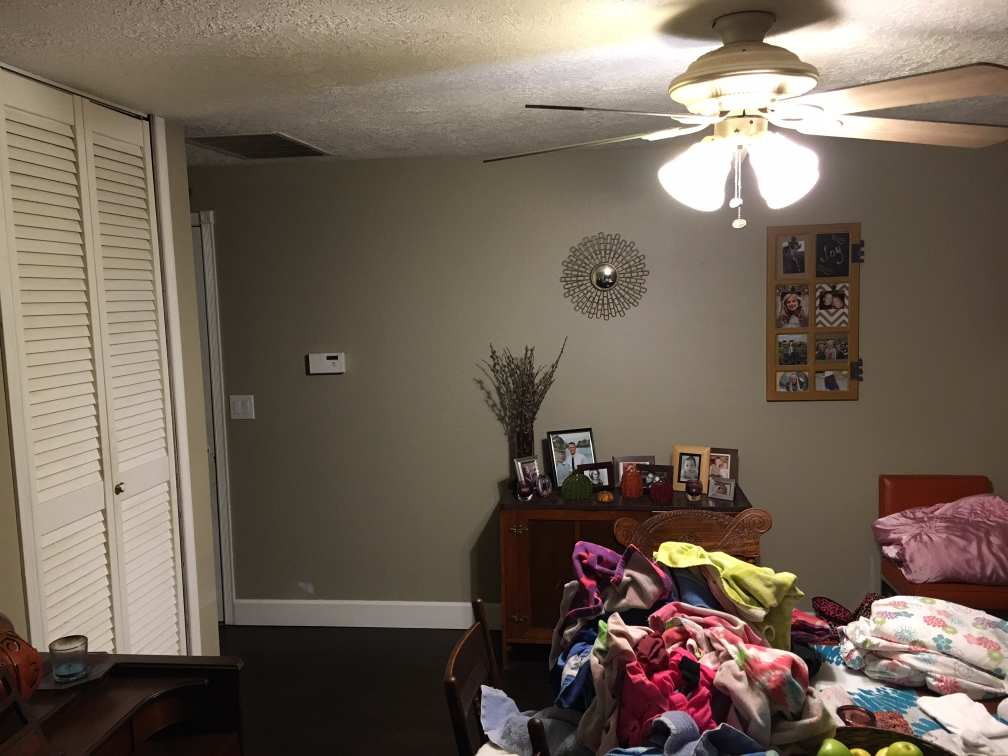
#> input picture images/image1.JPG, 2016 x 1512 px (shown at 1/2 size)
$ python stitch.py --first images/image1.JPG --second images/image2.JPG
#> lines starting #> are read from the running program, lines starting #| are printed output that depends on the picture; after the words box and inside, x2 and y2 are one past the last pixel; in counts of white or black regions, pixels touching at a corner belong together
### Stitcher.py
import numpy
import imutils
import cv2


class Stitcher:
    def __init__(self):
        self.isv3 = imutils.is_cv3()

    def stitch(self, images, ratio=0.75, reprojection_threshold=4.0,
               show_matches=False):
        (image_b, image_a) = images
        (key_points_a, features_a) = self.detect_and_describe(image_a)
        (key_points_b, features_b) = self.detect_and_describe(image_b)

        keypoint_matches = self.match_keypoints(key_points_a,
                                                key_points_b,
                                                features_a,
                                                features_b,
                                                ratio,
                                                reprojection_threshold)
        if keypoint_matches is None:
            print("No matches in images")
            return None

        (matches, homography_matrix, status) = keypoint_matches
        keypoint_image = cv2.warpPerspective(image_a,
                                             homography_matrix,
                                             (image_a.shape[1] +
                                              image_b.shape[1],
                                              image_a.shape[0])
                                             )
        keypoint_image[0:image_b.shape[0], 0:image_b.shape[1]] = image_b

        if show_matches:
            visualization = self.draw_matches(image_a,
                                              image_b,
                                              key_points_a,
                                              key_points_b,
                                              matches,
                                              status
                                              )
            return keypoint_image, visualization

        return keypoint_image

    def detect_and_describe(self, image):

        gray = cv2.cvtColor(image, cv2.COLOR_BGR2GRAY)
        if self.isv3:
            descriptor = cv2.xfeatures2d.SIFT_create()
            (key_points, features) = descriptor.detectAndCompute(image, None)
        else:
            detector = cv2.FeatureDetector_create("SIFT")
            key_points = detector.detect(gray)
            extractor = cv2.DescriptorExtractor_create("SIFT")
            (key_points, features) = extractor.compute(gray, key_points)

        key_points = numpy.float32([key_point.pt for key_point in key_points])
        return (key_points, features)

    def match_keypoints(self, key_points_a, key_points_b, features_a,
                        features_b, ratio, reprojection_threshold):

        matcher = cv2.DescriptorMatcher_create("BruteForce")
        raw_matches = matcher.knnMatch(features_a, features_b, 2)
        matches = []

        for match in raw_matches:
            if len(match) == 2 and match[0].distance < match[1].distance * \
                    ratio:
                matches.append((match[0].trainIdx, match[0].queryIdx))

        if len(matches) > 4:
            points_a = numpy.float32([key_points_a[i] for (_,
                                                           i) in matches])
            points_b = numpy.float32([key_points_b[i] for (i,
                                                           _) in matches])
            (homography_matrix, status) = \
                cv2.findHomography(points_a,
                                   points_b,
                                   cv2.RANSAC,
                                   reprojection_threshold
                                   )
            return (matches, homography_matrix, status)

        return None

    def draw_matches(self,
                     image_a,
                     image_b,
                     keypoints_a,
                     keypoints_b,
                     matches,
                     status):
        # initialize the output visualization image
        (hA, wA) = image_a.shape[:2]
        (hB, wB) = image_b.shape[:2]
        vis = numpy.zeros((max(hA, hB), wA + wB, 3), dtype="uint8")
        vis[0:hA, 0:wA] = image_a
        vis[0:hB, wA:] = image_b

        # loop over the matches
        for ((trainIdx, queryIdx), s) in zip(matches, status):
            # only process the match if the keypoint was successfully
            # matched
            if s == 1:
                # draw the match
                point_a = (int(keypoints_a[queryIdx][0]),
                           int(keypoints_a[queryIdx][1]))
                point_b = (int(keypoints_b[trainIdx][0]) + wA,
                           int(keypoints_b[trainIdx][1]))
                cv2.line(vis, point_a, point_b, (0, 255, 0), 1)

        # return the visualization
        return vis

### stitch.py
from Stitcher import Stitcher
import argparse
import imutils
import cv2


def main():
    parser = argparse.ArgumentParser()
    parser.add_argument("-f",
                        "--first",
                        required=True,
                        help="path to first image")
    parser.add_argument("-s",
                        "--second",
                        required=True,
                        help="path to second image")
    args = vars(parser.parse_args())

    image_A = cv2.imread(args['first'])
#> image_A is the input picture: shape (1512, 2016, 3); mean B, G, R 87.6, 100.7, 113.9
    image_B = cv2.imread(args['second'])
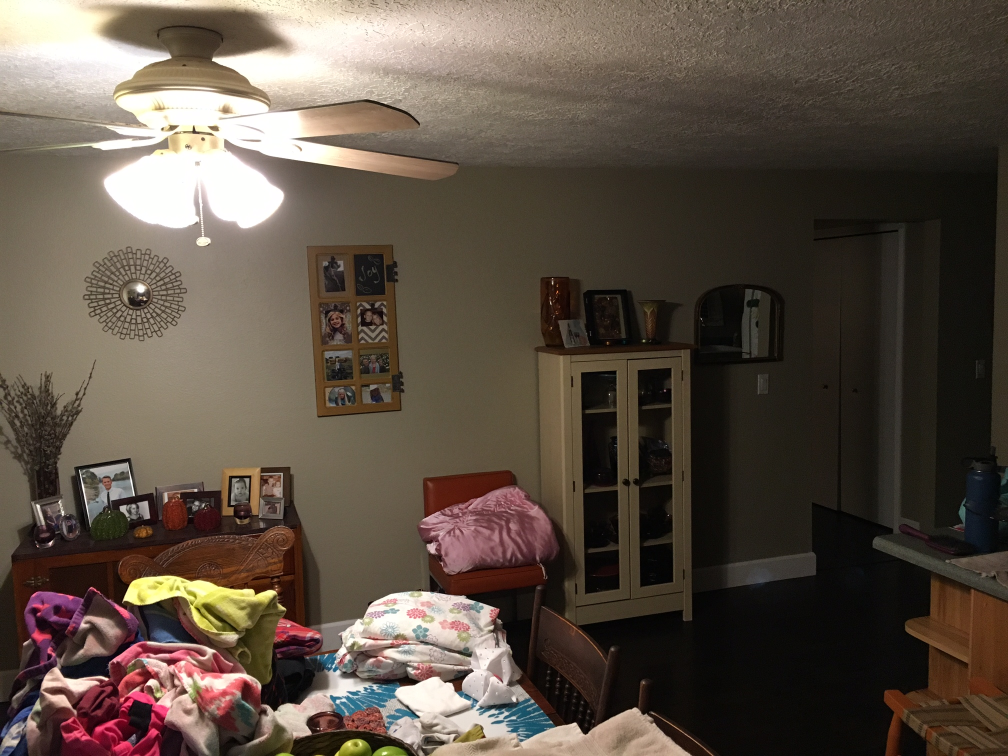
#> input picture images/image2.JPG, 2016 x 1512 px (shown at 1/2 size)
#> image_B is the input picture: shape (1512, 2016, 3); mean B, G, R 68.2, 79.4, 91.3
    image_A = imutils.resize(image_A, width=400)
#> image_A: shape (300, 400, 3)
    image_B = imutils.resize(image_B, width=400)
#> image_B: shape (300, 400, 3)

    stitcher = Stitcher()
    (result, visualization) = stitcher.stitch([image_A, image_B],
                                              show_matches=True)
#> in detect_and_describe, `gray = cv2.cvtColor(image, cv2.COLOR_BGR2GRAY)`:
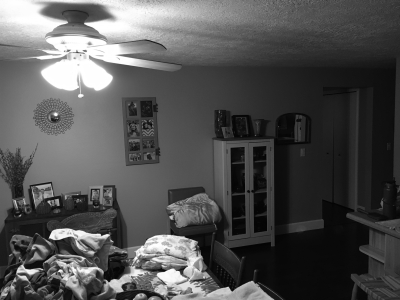
#> gray: shape (300, 400); min 3, max 255, mean 81.7
#> in detect_and_describe, `key_points = detector.detect(gray)`: key_points = 598 keypoints; strongest (x, y, size): (57, 234, 8.7), (60, 271, 2.1), (56, 114, 2.5), (106, 236, 2.9)
#> in detect_and_describe, `key_points = numpy.float32([key_point.pt for key_point in key_points])`: key_points = 598 pairs, first value 2.95 to 394.2, second value 2.74 to 296.8
#> in stitch, `(key_points_a, features_a) = self.detect_and_describe(image_a)`: key_points_a has the same summary as key_points in detect_and_describe
#> in detect_and_describe (call 2), `gray = cv2.cvtColor(image, cv2.COLOR_BGR2GRAY)`:
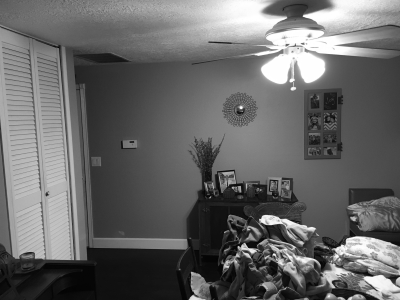
#> gray: shape (300, 400); min 3, max 255, mean 103.1
#> in detect_and_describe (call 2), `key_points = detector.detect(gray)`: key_points = 499 keypoints; strongest (x, y, size): (269, 220, 8.6), (241, 107, 2.2), (393, 278, 5.2), (353, 219, 3)
#> in detect_and_describe (call 2), `key_points = numpy.float32([key_point.pt for key_point in key_points])`: key_points = 499 pairs, first value 7.68 to 396.3, second value 5.2 to 296.6
#> in stitch, `(key_points_b, features_b) = self.detect_and_describe(image_b)`: key_points_b has the same summary as key_points in detect_and_describe
#> in match_keypoints, `raw_matches = matcher.knnMatch(features_a, features_b, 2)`: raw_matches = 598 matches
#> after the loop in match_keypoints, `for match in raw_matches:`: matches = 143 pairs, first value 34 to 495, second value 22 to 558
#> in match_keypoints, `points_a = numpy.float32([key_points_a[i] for (_, i) in matches])`: points_a = 143 pairs, first value 14.63 to 298.6, second value 2.74 to 292.4
#> in match_keypoints, `points_b = numpy.float32([key_points_b[i] for (i, _) in matches])`: points_b = 143 pairs, first value 97.44 to 395.4, second value 16.07 to 288.2
#> in match_keypoints, `(homography_matrix, status) = \ cv2.findHomography(points_a, points_b,..`: homography_matrix = [[0.919, 0.352, 148.2], [0.106, 1.14, -38.49], [-0.000332, 0.000369, 1]]; status = 143 values, max 1 at index 0, min 0 at index 3, mean 0.469
#> in stitch, `keypoint_image = cv2.warpPerspective(image_a, homography_matrix, (imag..`:
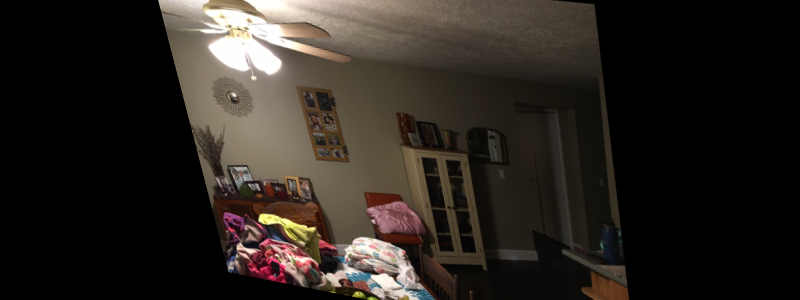
#> keypoint_image: shape (300, 800, 3); mean B, G, R 31.8, 37.3, 42.9
#> in stitch, `keypoint_image[0:image_b.shape[0], 0:image_b.shape[1]] = image_b`:
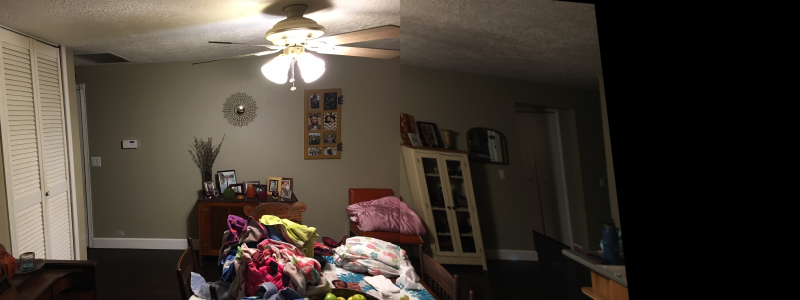
#> keypoint_image: shape (300, 800, 3); mean B, G, R 52.3, 60.9, 69.2
#> in draw_matches, `vis[0:hB, wA:] = image_b`:
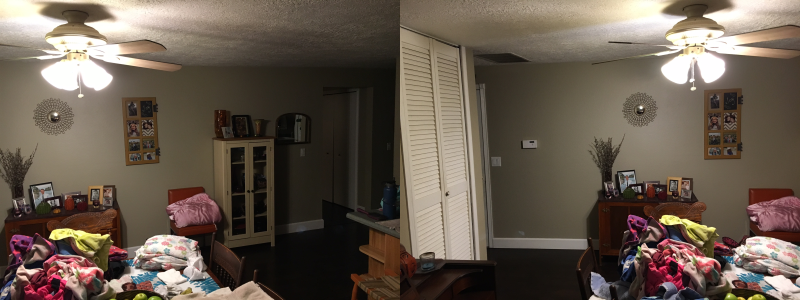
#> vis: shape (300, 800, 3); mean B, G, R 77.9, 90, 102.6
#> the loop in draw_matches, `for ((trainIdx, queryIdx), s) in zip(matches, status):` made 143 passes
#> (trainIdx, queryIdx, s, point_a, point_b) on passes 1, 2, 3, 5, 6, 8, 9, 11, 12, 13, 14, 16: (116, 22, [1], (14, 280), (637, 255)), (112, 25, [1], (16, 247), (633, 226)), (112, 27, [1], (16, 247), (633, 226)), (134, 35, [1], (20, 284), (642, 260)), (118, 42, [1], (22, 241), (637, 221)), (128, 50, [1], (24, 252), (641, 232)), (151, 56, [1], (27, 289), (651, 266)), (153, 64, [1], (31, 291), (654, 268)), (154, 65, [1], (31, 291), (654, 268)), (144, 71, [1], (34, 241), (648, 223)), (148, 74, [1], (36, 256), (650, 237)), (150, 77, [1], (37, 249), (651, 230))
#> (point_a, point_b) on passes 61, 62, 64, 65, 66, 70: ((88, 274), (706, 264)), ((89, 246), (699, 237)), ((92, 238), (701, 229)), ((93, 280), (711, 270)), ((93, 280), (711, 270)), ((95, 244), (704, 235))
#> after the loop in draw_matches, `for ((trainIdx, queryIdx), s) in zip(matches, status):`:
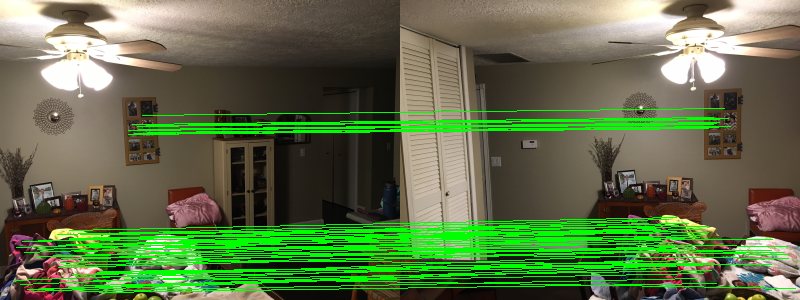
#> vis: shape (300, 800, 3); 11.71% of pixels changed, all inside (x1, y1, x2, y2) = (14, 108, 796, 293)

    cv2.imshow("Image A", image_A)
    cv2.imshow("Image B", image_B)
    cv2.imshow("Keypoint Matches", visualization)
    cv2.imshow("Result", result)
    cv2.waitKey(0)

if __name__ == '__main__':
    main()
